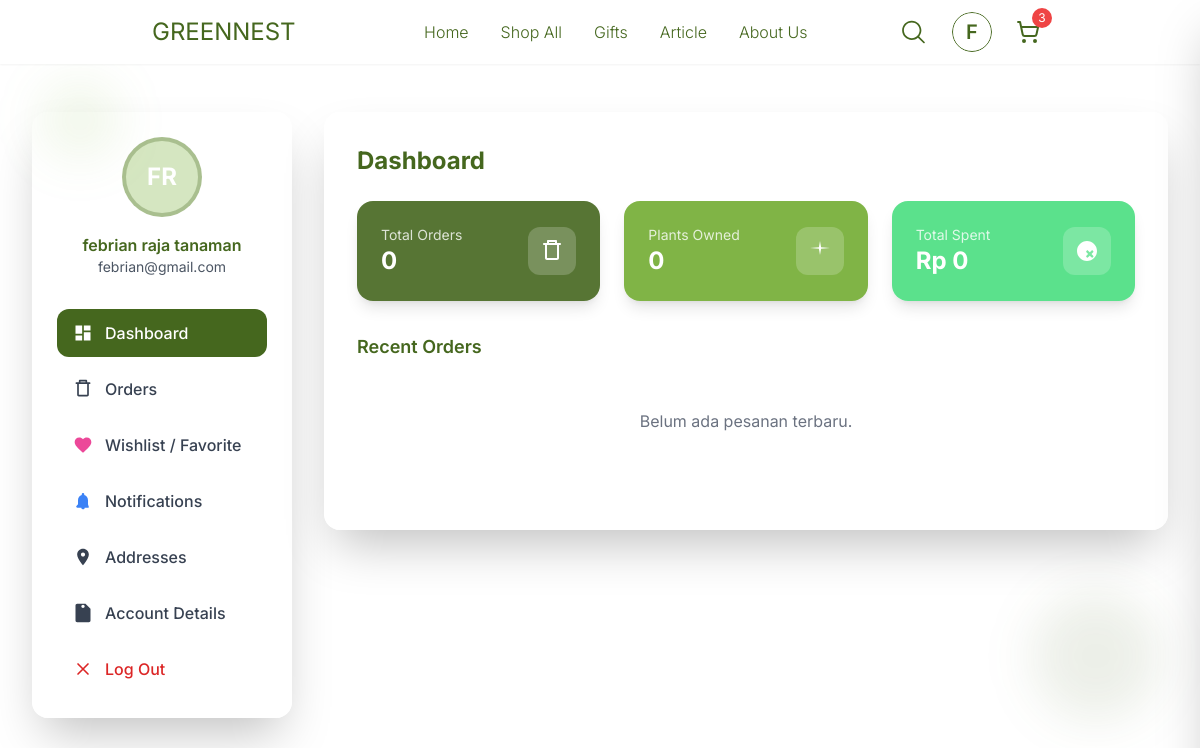
The app's page /pengaturan.php (signed in) with its own data.
### tables this page shows
CREATE TABLE `users` (
  `id` int NOT NULL,
  `name` varchar(100) DEFAULT NULL,
  `email` varchar(100) DEFAULT NULL,
  `password` varchar(255) DEFAULT NULL,
  `phone` varchar(20) DEFAULT NULL,
  `created_at` datetime DEFAULT NULL,
  `updated_at` datetime DEFAULT NULL,
  `profile_image` varchar(255) DEFAULT NULL,
  `is_admin` int DEFAULT '0'
);

### component/cart-sidebar.php (called while the page is built, shortened)
<?php
$userId = $_SESSION['user_id'] ?? 0;
?>

### pengaturan.php (the view, shortened to what this page needs)
<?php
require_once 'config/db.php';
$userId = $_SESSION['user_id'];
$userNotFound = false;
if (!isset($activeTab)) {
  $activeTab = isset($_GET['tab']) ? $_GET['tab'] : 'dashboard';
}
$userQuery = $conn->prepare("SELECT * FROM users WHERE id = ?");
$userQuery->bind_param('i', $userId);
$userQuery->execute();
$userResult = $userQuery->get_result();
$userData = $userResult->fetch_assoc();
?>
  <!DOCTYPE html>
<html lang="en">
  <head>
    <link rel="stylesheet" href="./src/output.css" />
    <link rel="stylesheet" href="./src/style.css" />
  </head>
  <body class="min-h-screen bg-white">
    <?php include('component/navbar.php'); ?>
    <div class="max-w-7xl mx-auto px-4 sm:px-6 lg:px-8 py-8">
      <div class="grid grid-cols-1 lg:grid-cols-4 gap-8 mt-20">
        <div class="lg:col-span-1">
          <div class="bg-white/80 backdrop-blur-md rounded-2xl shadow-2xl p-6 border border-white/20 sticky top-24">
            <div class="text-center mb-8">
              <?php if ($userNotFound): ?>
                <div class="mb-4 text-red-600">Data user tidak ditemukan di database.</div>
                <div class="w-20 h-20 bg-secondary/30 rounded-full flex items-center justify-center mx-auto mb-4 border-4 border-primary/30">
                  <span class="text-2xl font-bold text-white">?</span>
                </div>
                <h3 class="font-semibold text-primary">Belum diisi</h3>
                <p class="text-sm text-gray-600">Belum diisi</p>
              <?php else: ?>
                <div class="w-20 h-20 bg-secondary/30 rounded-full flex items-center justify-center mx-auto mb-4 border-4 border-primary/30 relative group cursor-pointer" id="profileImageWrapper">
                  <?php
                    if (!empty($userData['profile_image'])) {
                      echo '<img src="' . htmlspecialchars($userData['profile_image']) . '" alt="Foto Profil" class="w-full h-full object-cover rounded-full transition duration-200 group-hover:brightness-75" id="profileImage" />';
                    } else {
                      echo '<span class="text-2xl font-bold text-white cursor-pointer w-full h-full flex items-center justify-center rounded-full transition duration-200 group-hover:bg-black/30" id="profileImage">';
                      if (isset($userData['name']) && $userData['name']) {
                        $nameParts = explode(' ', $userData['name']);
                        $firstInitial = strtoupper(substr($nameParts[0],0,1));
                        $lastInitial = isset($nameParts[1]) ? strtoupper(substr($nameParts[1],0,1)) : '';
                        echo $firstInitial . $lastInitial;
                      } else {
                        echo '?';
                      }
                      echo '</span>';
                    }
                  ?>
                </div>
                <h3 class="font-semibold text-primary">
                  <?php echo (isset($userData['name']) && $userData['name']) ? htmlspecialchars($userData['name']) : 'Belum diisi'; ?>
                </h3>
                <p class="text-sm text-gray-600">
                  <?php echo (isset($userData['email']) && $userData['email']) ? htmlspecialchars($userData['email']) : 'Belum diisi'; ?>
                </p>
              <?php endif; ?>
            </div>
            <nav class="space-y-2">
              <a href="?tab=dashboard" id="nav-dashboard" class="nav-item w-full flex items-center text-left px-4 py-3 rounded-xl <?php echo $activeTab === 'dashboard' ? 'bg-primary text-white' : 'text-gray-700 hover:bg-secondary/10 hover:text-secondary'; ?> font-medium transition-all duration-300">
                <svg class="w-5 h-5 mr-3" fill="currentColor" viewBox="0 0 24 24">
                  <path d="M3 13h8V3H3v10zm0 8h8v-6H3v6zm10 0h8V11h-8v10zm0-18v6h8V3h-8z" />
                </svg>
                Dashboard
              </a>
              <a href="?tab=orders" id="nav-orders" class="nav-item w-full flex items-center text-left px-4 py-3 rounded-xl <?php echo $activeTab === 'orders' ? 'bg-primary text-white' : 'text-gray-700 hover:bg-secondary/10 hover:text-secondary'; ?> font-medium transition-all duration-300">
                <svg class="w-5 h-5 mr-3" fill="currentColor" viewBox="0 0 24 24">
                  <path d="M7 4V2C7 1.45 7.45 1 8 1H16C16.55 1 17 1.45 17 2V4H20C20.55 4 21 4.45 21 5S20.55 6 20 6H19V19C19 20.1 18.1 21 17 21H7C5.9 21 5 20.1 5 19V6H4C3.45 6 3 5.55 3 5S3.45 4 4 4H7ZM9 3V4H15V3H9ZM7 6V19H17V6H7Z" />
                </svg>
                Orders
              </a>
              <a href="?tab=wishlist" id="nav-wishlist" class="nav-item w-full flex items-center text-left px-4 py-3 rounded-xl <?php echo $activeTab === 'wishlist' ? 'bg-primary text-white' : 'text-gray-700 hover:bg-pink-100 hover:text-pink-600'; ?> font-medium transition-all duration-300">
                <svg class="w-5 h-5 mr-3 text-pink-500" fill="currentColor" viewBox="0 0 24 24">
                  <path d="M12 21.35l-1.45-1.32C5.4 15.36 2 12.28 2 8.5 2 5.42 4.42 3 7.5 3c1.74 0 3.41 0.81 4.5 2.09C13.09 3.81 14.76 3 16.5 3 19.58 3 22 5.42 22 8.5c0 3.78-3.4 6.86-8.55 11.54L12 21.35z" />
                </svg>
                Wishlist / Favorite
              </a>
              <a href="?tab=notifications" id="nav-notifications" class="nav-item w-full flex items-center text-left px-4 py-3 rounded-xl <?php echo $activeTab === 'notifications' ? 'bg-primary text-white' : 'text-gray-700 hover:bg-blue-100 hover:text-blue-600'; ?> font-medium transition-all duration-300">
                <svg class="w-5 h-5 mr-3 text-blue-500" fill="currentColor" viewBox="0 0 24 24">
                  <path d="M12 22c1.1 0 2-.9 2-2h-4a2 2 0 002 2zm6-6V11c0-3.07-1.63-5.64-4.5-6.32V4a1.5 1.5 0 00-3 0v0.68C7.63 5.36 6 7.92 6 11v5l-1.29 1.29A1 1 0 006 20h12a1 1 0 00.71-1.71L18 16z" />
                </svg>
                Notifications
              </a>
              <a href="?tab=addresses" id="nav-addresses" class="nav-item w-full flex items-center text-left px-4 py-3 rounded-xl <?php echo $activeTab === 'addresses' ? 'bg-primary text-white' : 'text-gray-700 hover:bg-secondary/10 hover:text-secondary'; ?> font-medium transition-all duration-300">
                <svg class="w-5 h-5 mr-3" fill="currentColor" viewBox="0 0 24 24">
                  <path d="M12 2C8.13 2 5 5.13 5 9C5 14.25 12 22 12 22S19 14.25 19 9C19 5.13 15.87 2 12 2ZM12 11.5C10.62 11.5 9.5 10.38 9.5 9S10.62 6.5 12 6.5S14.5 7.62 14.5 9S13.38 11.5 12 11.5Z" />
                </svg>
                Addresses
              </a>
              <a href="?tab=details" id="nav-details" class="nav-item w-full flex items-center text-left px-4 py-3 rounded-xl <?php echo $activeTab === 'details' ? 'bg-primary text-white' : 'text-gray-700 hover:bg-secondary/10 hover:text-secondary'; ?> font-medium transition-all duration-300">
                <svg class="w-5 h-5 mr-3" fill="currentColor" viewBox="0 0 24 24">
                  <path d="M12 2C13.1 2 14 2.9 14 4C14 5.1 13.1 6 12 6C10.9 6 10 5.1 10 4C10 2.9 10.9 2 12 2ZM21 9V7L15 1H5C3.89 1 3 1.89 3 3V21C3 22.11 3.89 23 5 23H19C20.11 23 21 22.11 21 21V9Z" />
                </svg>
                Account Details
              </a>
              <a href="logout.php" class="nav-item w-full flex items-center text-left px-4 py-3 rounded-xl text-red-600 hover:bg-red-50 font-medium transition-all duration-300 mt-2">
                <svg class="w-5 h-5 mr-3 flex-shrink-0" fill="currentColor" viewBox="0 0 24 24">
                  <path d="M6 18L18 6M6 6l12 12" stroke="currentColor" stroke-width="2" stroke-linecap="round" stroke-linejoin="round" />
                </svg>
                Log Out
              </a>
            </nav>
          </div>
        </div>
        <div class="lg:col-span-3">
          <div id="content-dashboard" class="content-section <?php echo $activeTab !== 'dashboard' ? 'hidden' : ''; ?>">
            <div class="bg-white/80 backdrop-blur-md rounded-2xl shadow-2xl p-8 border border-white/20 mb-8">
              <h2 class="text-2xl font-bold text-primary mb-6">Dashboard</h2>
              <?php
                $totalOrders = $conn->query("SELECT COUNT(*) FROM orders WHERE user_id = $userId")->fetch_row()[0];
                $plantsOwnedQuery = $conn->query("
                  SELECT COUNT(DISTINCT oi.product_id)
                  FROM orders o
                  JOIN order_items oi ON o.id = oi.order_id
                  WHERE o.user_id = $userId
                ");
                $plantsOwned = $plantsOwnedQuery->fetch_row()[0];
                $totalSpentQuery = $conn->query("
                  SELECT COALESCE(SUM(total_amount + shipping_cost),0)
                  FROM orders
                  WHERE user_id = $userId AND status IN ('completed','delivered')
                ");
                $totalSpent = $totalSpentQuery->fetch_row()[0];
                $recentOrders = [];
              ?>
              <div class="grid grid-cols-1 md:grid-cols-3 gap-6 mb-8">
                <div class="bg-primary/90 rounded-2xl p-6 text-white shadow-lg">
                  <div class="flex items-center justify-between">
                    <div>
                      <p class="text-white/80 text-sm">Total Orders</p>
                      <p class="text-2xl font-bold"><?php echo $totalOrders; ?></p>
                    </div>
                    <div class="w-12 h-12 bg-white/20 rounded-xl flex items-center justify-center">
                      <svg class="w-6 h-6" fill="currentColor" viewBox="0 0 24 24">
                        <path d="M7 4V2C7 1.45 7.45 1 8 1H16C16.55 1 17 1.45 17 2V4H20C20.55 4 21 4.45 21 5S20.55 6 20 6H19V19C19 20.1 18.1 21 17 21H7C5.9 21 5 20.1 5 19V6H4C3.45 6 3 5.55 3 5S3.45 4 4 4H7ZM9 3V4H15V3H9ZM7 6V19H17V6H7Z" />
                      </svg>
                    </div>
                  </div>
                </div>
                <div class="bg-secondary/90 rounded-2xl p-6 text-white shadow-lg">
                  <div class="flex items-center justify-between">
                    <div>
                      <p class="text-white/80 text-sm">Plants Owned</p>
                      <p class="text-2xl font-bold"><?php echo $plantsOwned; ?></p>
                    </div>
                    <div class="w-12 h-12 bg-white/20 rounded-xl flex items-center justify-center">
                      <svg class="w-6 h-6" fill="currentColor" viewBox="0 0 24 24">
                        <path d="M12 2L13.09 8.26L22 9L13.09 9.74L12 16L10.91 9.74L2 9L10.91 8.26L12 2Z" />
                      </svg>
                    </div>
                  </div>
                </div>
                <div class="bg-green-400/90 rounded-2xl p-6 text-white shadow-lg">
                  <div class="flex items-center justify-between">
                    <div>
                      <p class="text-white/80 text-sm">Total Spent</p>
                      <p class="text-2xl font-bold">Rp <?php echo number_format($totalSpent, 0, ',', '.'); ?></p>
                    </div>
                    <div class="w-12 h-12 bg-white/20 rounded-xl flex items-center justify-center">
                    </div>
                  </div>
                </div>
              </div>
              <div class="mb-8">
                <h3 class="text-lg font-semibold text-primary mb-4">Recent Orders</h3>
                <div class="space-y-4">
                  <?php if (empty($recentOrders)): ?>
                    <div class="text-center text-gray-500 py-8">Belum ada pesanan terbaru.</div>
                  <?php endif; ?>
                </div>
              </div>
            </div>
          </div>
        </div>
      </div>
    </div>
    <div class="fixed top-20 left-10 w-20 h-20 bg-secondary/10 rounded-full blur-xl animate-pulse"></div>
    <div class="fixed bottom-20 right-10 w-32 h-32 bg-primary/10 rounded-full blur-xl animate-pulse" style="animation-delay: 2s"></div>
  </body>
</html>

### src/style.css (style rules this page uses)
.content-section { transition: all 0.3s ease-in-out; }
.nav-item { transition: all 0.2s ease-in-out; }
.content-section:not(.hidden) { animation: fadeIn 0.3s ease-in-out; }

### records on screen
users: name "F", name "R", name "febrian raja tanaman", email "febrian@gmail.com"

### other values on screen
getInitial($userName) "F"
$cartCount "3"
$totalOrders "0"
$plantsOwned "0"
$totalSpent "0"
